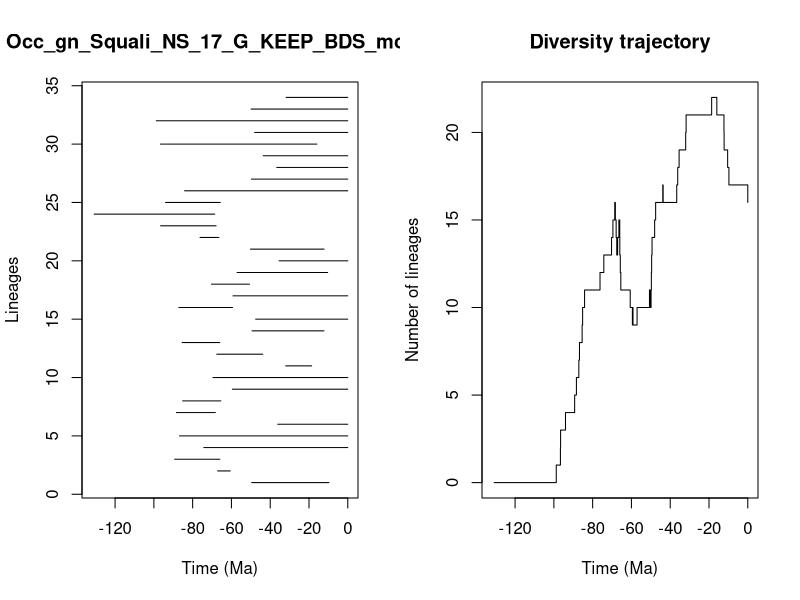

Here is the R script that generated this plot:


pdf(file='../Results/Genus_NS/5_MA_bins_EXT_EP_FT/pyrate_mcmc_logs/Occ_gn_Squali_NS_17_G_KEEP_BDS_mcmc_LTT.pdf',width=0.6*20, height=0.6*10)
title = "Occ_gn_Squali_NS_17_G_KEEP_BDS_mcmc"
ts=c(49.58057889971286, 67.11350670212859,89.28248618575782,74.23844227267702,86.79336487780981,36.128910323537966,88.37579285452023,85.17665038301966,59.51570266805269,69.54452184894502,32.02380313076877,67.56762476376294,85.42669017837602,49.37123695642671,47.515020238405505,87.12810148195149,59.18970829187246,70.26066166679087,57.0887860853274,35.41091030123579,50.20990173704081,76.2009784131145,96.53336425004795,130.7938859004291,94.00802677608509,84.16946837910088,49.721666847424935,36.64177850043075,43.63967326422014,96.62168104270822,48.03393613981049,98.76752575602859,49.8722428788821,31.80576719760925)
te=c(9.728349043544796, 60.6360027150341,65.99117003469168,0.0,0.0,0.0,68.28846223855572,65.47514140535786,0.0,0.0,18.63287006387585,43.84220326309191,66.02131280693237,12.281329577233034,0.0,59.44576420507696,0.0,50.69762592601394,10.384032342799989,0.0,12.206922923238228,66.47312905083616,67.88421581197149,68.6064390378182,65.74035869591091,0.0,0.0,0.0,0.0,15.957564484118471,0.0,0.0,0.0,0.0)
div_traj=c(0, 1,2,3,4,5,6,7,8,9,10,11,12,13,14,15,16,15,14,13,14,15,14,13,12,11,10,9,10,9,10,11,10,11,12,13,14,15,16,17,16,17,18,19,20,21,22,21,20,19,18,17,16)
time_events=c(130.7938859004291, 98.76752575602859,96.62168104270822,96.53336425004795,94.00802677608509,89.28248618575782,88.37579285452023,87.12810148195149,86.79336487780981,85.42669017837602,85.17665038301966,84.16946837910088,76.2009784131145,74.23844227267702,70.26066166679087,69.54452184894502,68.6064390378182,68.28846223855572,67.88421581197149,67.56762476376294,67.11350670212859,66.47312905083616,66.02131280693237,65.99117003469168,65.74035869591091,65.47514140535786,60.6360027150341,59.51570266805269,59.44576420507696,59.18970829187246,57.0887860853274,50.69762592601394,50.20990173704081,49.8722428788821,49.721666847424935,49.58057889971286,49.37123695642671,48.03393613981049,47.515020238405505,43.84220326309191,43.63967326422014,36.64177850043075,36.128910323537966,35.41091030123579,32.02380313076877,31.80576719760925,18.63287006387585,15.957564484118471,12.281329577233034,12.206922923238228,10.384032342799989,9.728349043544796,0.0)
                par(mfrow=c(1,2))
                L = length(ts)
                plot(ts, 1:L , xlim=c(-max(ts)-1,0), pch=20, type="n", main=title,xlab="Time (Ma)",ylab="Lineages")
                for (i in 1:L){segments(x0=-te[i],y0=i,x1=-ts[i],y1=i)}    
                t = -time_events
                plot(div_traj ~ t,type="s", main = "Diversity trajectory",xlab="Time (Ma)",ylab="Number of lineages",xlim=c(-max(ts)-1,0))
                abline(v=c(65,200,251,367,445),lty=2,col="gray")
                
